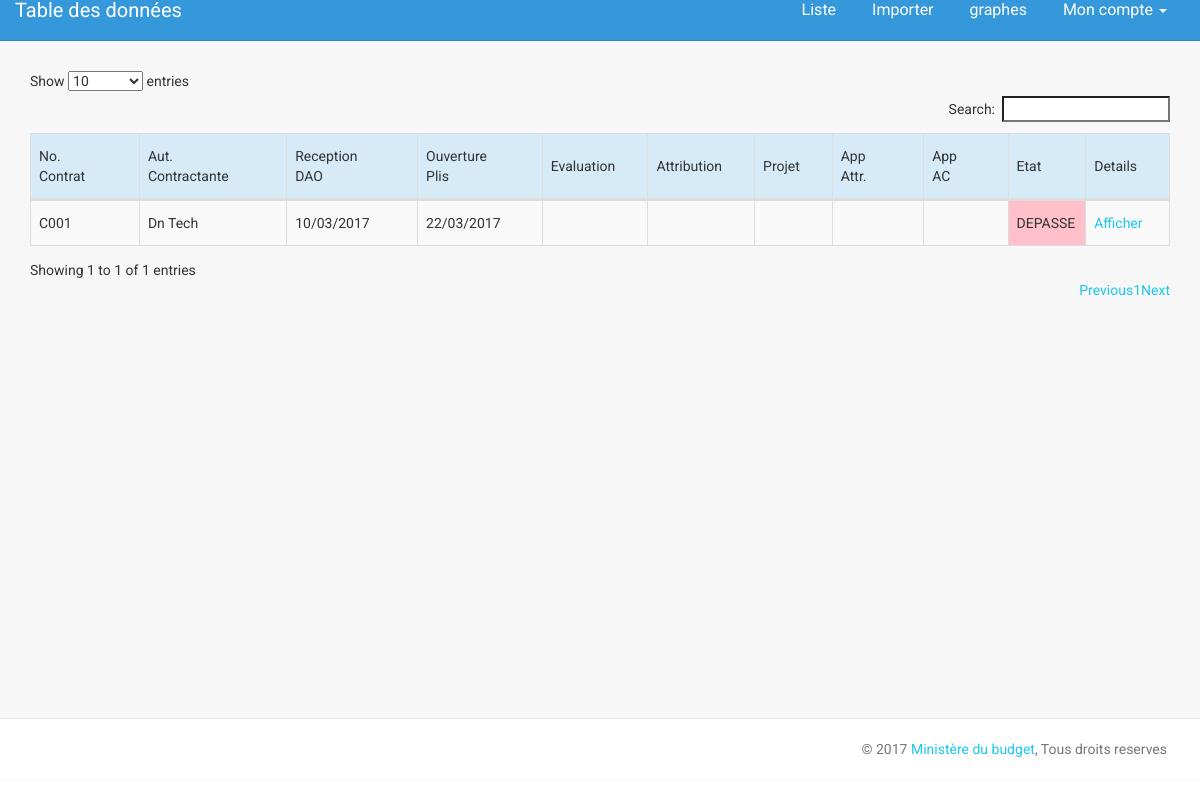
The page /data.php on the database as committed earlier.
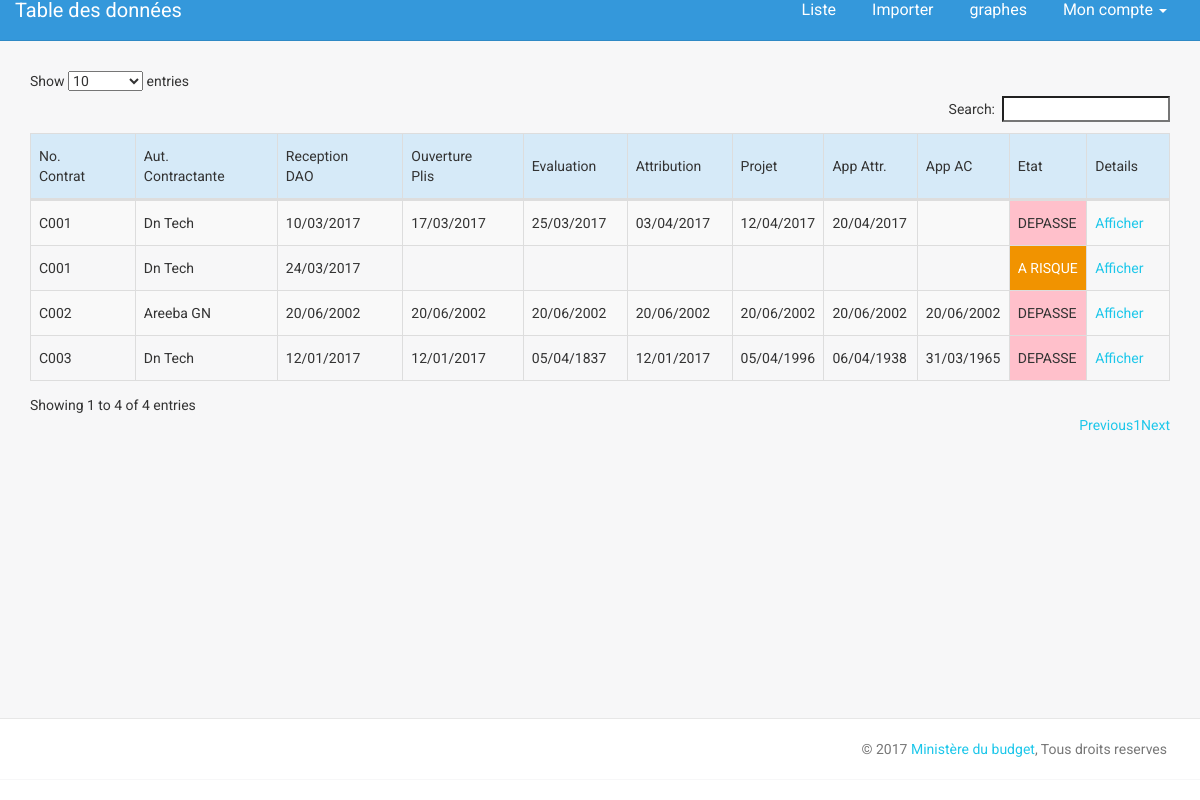
The same page on the database as committed later.
### tables this page shows
CREATE TABLE IF NOT EXISTS `projet` (
  `idProjet` int(11) NOT NULL AUTO_INCREMENT,
  `numContrat` varchar(20) NOT NULL,
  `autoriteContractante` varchar(20) NOT NULL,
  `description` tinytext NOT NULL,
  `beneficiaire` varchar(20) NOT NULL,
  `phase` varchar(20) NOT NULL,
  `montant` varchar(25) NOT NULL,
  `dateReceptionDAO` varchar(20) NOT NULL,
  `dateOuverturePlis` varchar(20) NOT NULL,
  `dateRapportEvaluation` varchar(20) NOT NULL,
  `datePublicationAttribution` varchar(20) NOT NULL,
  `projetCeContrat` varchar(20) NOT NULL,
  `approbationAttribuaire` varchar(20) NOT NULL,
  `approbationAC` varchar(20) NOT NULL,
  `approbationACGPMP` varchar(20) NOT NULL,
  `approbationMEF` varchar(20) NOT NULL,
  `totalJour` varchar(10) DEFAULT NULL,
  `inferieur60` varchar(10) NOT NULL,
  `inferieur90` varchar(10) NOT NULL,
  `inferieur120` varchar(10) NOT NULL,
  `superieur120` varchar(10) NOT NULL,
  `commentaire` tinytext NOT NULL,
  `dateInsertion` datetime NOT NULL,
  PRIMARY KEY (`idProjet`)
);

### data.php (the view, shortened to what the rows shown need)
<!doctype html>
<html lang="en">
<head>
    <link href="assets/css/bootstrap.min.css" rel="stylesheet" />
    <link href="assets/css/animate.min.css" rel="stylesheet"/>
    <link href="assets/css/light-bootstrap-dashboard.css" rel="stylesheet"/>
    <link href="http://maxcdn.bootstrapcdn.com/font-awesome/4.2.0/css/font-awesome.min.css" rel="stylesheet">
    <link href="assets/css/pe-icon-7-stroke.css" rel="stylesheet" />
    <link href="assets/css/dataTables.bootstrap.min.css" rel="stylesheet" />
</head>
<body>
<div class="wrapper">
    <div class="main-panel">
     <div class="content">
		  <div class="container-fluid">
			<table id="table" class="table table-striped table-bordered" cellspacing="0" width="100%">
			<thead style='background-color:#D6EAF8;'>
				<tr>
					<td>No. Contrat</td>
					<td>Aut. Contractante</td>
					<td>Reception DAO</td>
					<td>Ouverture Plis</td>
					<td>Evaluation</td>
					<td>Attribution</td>
					<td>Projet</td>
					<td>App Attr.</td>
					<td>App AC</td>
					<td>Etat</td>
					<td>Details</td>
				</tr>
			</thead>
			<tbody>
			<?php
				require_once('bd/Projet.php');
				require_once('bd/CRUD.php');
				require_once('bd/fonctions.inc.php');
				$obj_bdd = new CRUD ($bdd);
				$results = $obj_bdd -> selectProjetAll();
				if($results != null){
					foreach ($results AS $projet){
						$id = $projet -> getIdProjet();
						$res = etatProjet($id, $obj_bdd);
						 $class = 'ok';
						 $msg = 'OK' ;
						 $title = "Ce projet est dans les normes" ;
						if ($res['DEPASSE'] == true) {
							$class = 'depasser';
							$msg = 'DEPASSE' ;
							$title = $res['MESSAGE'] ;
						} elseif ($res['ALERT'] == true) {
							$class = 'alert';
							$msg = 'A RISQUE' ;
							$title = $res['MESSAGE'] ;
						}
						echo "
							<tr>
								<td>".$projet -> getNumContrat()."</td>
								<td>".$projet -> getAutoriteContractante()."</td>
								<td>".$projet -> getDateReceptionDAO()."</td>
								<td>".$projet -> getDateOuverturePlis()."</td>
								<td>".$projet -> getDateRapportEvaluation()."</td>
								<td>".$projet -> getDatePublicationAttribution()."</td>
								<td>".$projet -> getProjetCeContrat()."</td>
								<td>".$projet -> getApprobationAttribuaire()."</td>
								<td>".$projet -> getApprobationAC()."</td>
								<td class ='$class' title ='$title'>".$msg."</td>
								<td><a href='projet.php?id=$id'> Afficher </a></td>
							</tr>
						";
					}
				}
			?>
			  </tbody>
			</table>
		 </div>
        </div>
    </div>
</div>
</body>
</html>

Rows that differ between the two databases and show on the page:
added projet: numContrat "C001", autoriteContractante "Dn Tech", dateReceptionDAO "10/03/2017", dateOuverturePlis "17/03/2017", dateRapportEvaluation "25/03/2017", datePublicationAttribution "03/04/2017", projetCeContrat "12/04/2017", approbationAttribuaire "20/04/2017", msg "DEPASSE"
added projet: numContrat "C002", autoriteContractante "Areeba GN", dateReceptionDAO "20/06/2002", dateOuverturePlis "20/06/2002", dateRapportEvaluation "20/06/2002", datePublicationAttribution "20/06/2002", projetCeContrat "20/06/2002", approbationAttribuaire "20/06/2002", approbationAC "20/06/2002", msg "DEPASSE"
added projet: numContrat "C003", autoriteContractante "Dn Tech", dateReceptionDAO "12/01/2017", dateOuverturePlis "12/01/2017", dateRapportEvaluation "05/04/1837", datePublicationAttribution "12/01/2017", projetCeContrat "05/04/1996", approbationAttribuaire "06/04/1938", approbationAC "31/03/1965", msg "DEPASSE"
changed projet (number 4 of 4 on the later page): dateReceptionDAO "10/03/2017" → "24/03/2017"; msg "DEPASSE" → "A RISQUE"; dateOuverturePlis "22/03/2017" → (not shown)
Other text that changed with them:
text written by a page script: "Show entries Search: Showing 1 to 1 of 1 entries Previous 1 Next" → "Show entries Search: Showing 1 to 4 of 4 entries Previous 1 Next"
